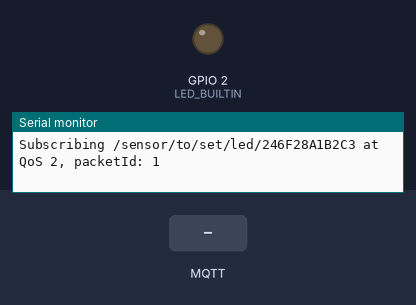
Simulated run of this program. Board: ESP32. On the bench: output pins drawn as LEDs (lit = HIGH), the last lines printed to the serial monitor. The test bench sets the inputs (shaded band). WiFi joins after 1.5 s; servers stay silent unless stated; no MQTT or app messages arrive unless stated.

Above: at 2.4 s.
2.5 s: MQTT message "1" arrives on the third subscribed topic
At 3.5 s:
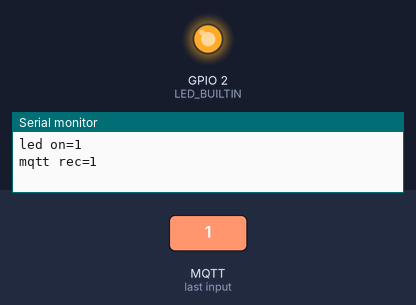
4.0 s: MQTT message "0" arrives on the first subscribed topic
5.5 s: MQTT message "0" arrives on the second subscribed topic
Timing chart, 0 to 8.5 s (numbered marks = the images above; inputs shaded):
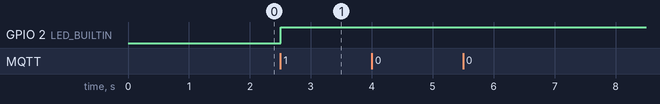

The program:

main.cpp
```cpp
#include <Arduino.h>

#include <WiFi.h>
extern "C" {
	#include "freertos/FreeRTOS.h"
	#include "freertos/timers.h"
}
#include <AsyncMqttClient.h>

AsyncMqttClient mqttClient;
TimerHandle_t mqttReconnectTimer;
TimerHandle_t wifiReconnectTimer;


#define LED_BUILTIN 2

#define WIFI_SSID ""
#define WIFI_PASSWORD ""

#define MQTT_HOST IPAddress (5, 196, 78, 28) // test.mosquitto.org
#define MQTT_PORT 1883
#define MQTT_USERNAME ""
#define MQTT_PASSWORD ""

//MQTT topics definitions
const char cc_topic_to_get_temp [] = "/sensor/to/get/temp/";    //  /sensor/to/get/temp/<client MAC adr>  server temp? --> senzor
const char cc_topic_to_get_led []  = "/sensor/to/get/led/";     //  /sensor/to/get/led/<client MAC adr>   server led? --> senzor

const char cc_topic_to_set_led [] = "/sensor/to/set/led/";      //  /sensor/to/set/led/<client MAC adr>   server led=0/1 --> senzor

const char cc_topic_from_temp [] = "/sensor/from/temp/";        //  /sensor/from/temp/<client MAC adr>    senzor temp=21.5 --> server
const char cc_topic_form_led []  = "/sensor/from/led/";         //  /sensor/from/led/<client MAC adr>     senzor led=1 --> server

char topic_to_get_temp [100];
char topic_to_get_led [100];
char topic_to_set_led [100];

char topic_from_temp  [100];
char topic_form_led [100];

uint8_t baseMac[6];
char apName[] = "ada-xxxxxxxxxxxx";
char mac_adr [13];

float cur_temp=0.0;
int cur_led=0;


void connectToWifi() {
  Serial.println("Connecting to Wi-Fi...");
  WiFi.begin(WIFI_SSID, WIFI_PASSWORD);
}

void connectToMqtt() {
  Serial.println("Connecting to MQTT...");
  mqttClient.connect();
}

void WiFiEvent(WiFiEvent_t event) {
    Serial.printf("[WiFi-event] event: %d\n", event);
    switch(event) {
      case SYSTEM_EVENT_STA_GOT_IP:
          Serial.println("WiFi connected");
          Serial.println("IP address: ");
          Serial.println(WiFi.localIP());
          connectToMqtt();
          break;
      case SYSTEM_EVENT_STA_DISCONNECTED:
          Serial.println("WiFi lost connection");
          xTimerStop(mqttReconnectTimer, 0);  // ensure we don't reconnect to MQTT while reconnecting to Wi-Fi
          xTimerStart(wifiReconnectTimer, 0);
          break;
    }
}

void onMqttConnect(bool sessionPresent) {
  Serial.println("Connected to MQTT.");

  // setting topics for received
	sprintf (topic_to_get_temp, "%s%s", cc_topic_to_get_temp, mac_adr);
  uint16_t packetIdSub_temp = mqttClient.subscribe(topic_to_get_temp, 2);
  Serial.printf ("Subscribing %s at QoS 2, packetId: %d \n", topic_to_get_temp, packetIdSub_temp);

	sprintf (topic_to_get_led, "%s%s", cc_topic_to_get_led, mac_adr);
  uint16_t packetIdSub_get_led = mqttClient.subscribe(topic_to_get_led, 2);
  Serial.printf ("Subscribing %s at QoS 2, packetId: %d \n", topic_to_get_led, packetIdSub_get_led);

	sprintf (topic_to_set_led, "%s%s", cc_topic_to_set_led, mac_adr);
  uint16_t packetIdSub_set_led = mqttClient.subscribe(topic_to_set_led, 2);
  Serial.printf ("Subscribing %s at QoS 2, packetId: %d \n", topic_to_set_led, packetIdSub_set_led);

  // setting topics to send
  sprintf (topic_from_temp, "%s%s", cc_topic_from_temp, mac_adr);
  sprintf (topic_form_led, "%s%s", cc_topic_form_led, mac_adr);
} // of onMqttConnect

void onMqttDisconnect(AsyncMqttClientDisconnectReason reason) {
  Serial.println("Disconnected from MQTT.");

  if (WiFi.isConnected()) {
    xTimerStart(mqttReconnectTimer, 0);
  }
}

void onMqttSubscribe(uint16_t packetId, uint8_t qos) {
  Serial.println("Subscribe acknowledged.");
  Serial.print("  packetId: ");
  Serial.println(packetId);
  Serial.print("  qos: ");
  Serial.println(qos);
}

void onMqttUnsubscribe(uint16_t packetId) {
  Serial.println("Unsubscribe acknowledged.");
  Serial.print("  packetId: ");
  Serial.println(packetId);
}

void onMqttMessage(char* topic, char* payload, AsyncMqttClientMessageProperties properties, size_t len, size_t index, size_t total) {
  char msg [10];
  char resp [10];

  if (strcmp (topic, topic_to_get_temp) == 0) {   // server temp? ---> sensor
    Serial.printf ("mqtt rec=%s\n", topic);

    cur_temp = 19.5;
    sprintf (resp, "%6.2f", cur_temp);

    uint16_t packetIdPub = mqttClient.publish (topic_from_temp, 2, true, resp);   // sensor temp=19.5 ---> server

    Serial.printf ("get temp=%s\n", resp);

    return;
  } // of if (strcmp (topic, topic_to_get_temp)

  if (strcmp (topic, topic_to_get_led) == 0) {  // server led? ---> sensor
    Serial.printf ("mqtt rec=%s\n", topic);

    cur_led = 1;
    sprintf (resp, "%d", cur_led);

    uint16_t packetIdPub = mqttClient.publish (topic_form_led, 2, true, resp);   // sensor led=0/1 ---> server

    Serial.printf ("get led state=%s\n", resp);

    return;
  } // of if (strcmp (topic, topic_to_get_led)

  if (strcmp (topic, topic_to_set_led) == 0) {  // server led=0/1 ---> sensor
    for (int i = 0; i < len; i++)
      msg [i] = (char)payload[i];

    msg [len-2] = '\0';

    if (msg[0] == '0') {
      cur_led = 0;
      digitalWrite (LED_BUILTIN, LOW);
      Serial.printf ("led off=%s\n", msg);
    }
    else {
      if (msg[0] == '1') {
        cur_led = 1;
        digitalWrite (LED_BUILTIN, HIGH);
        Serial.printf ("led on=%s\n", msg);
      }
    }

    Serial.printf ("mqtt rec=%s\n", msg);

    return;
  } // of if (strcmp (topic, topic_to_set_led)
}

void onMqttPublish(uint16_t packetId) {
  Serial.println("Publish acknowledged.");
  Serial.print("  packetId: ");
  Serial.println(packetId);
}


void setup() {

  Serial.begin(115200);

  pinMode (LED_BUILTIN, OUTPUT);
  digitalWrite (LED_BUILTIN, LOW);

  // create name
	esp_read_mac(baseMac, ESP_MAC_WIFI_STA); // Get MAC address for WiFi station

	sprintf (apName,  "ada-%02X%02X%02X%02X%02X%02X", baseMac[0], baseMac[1], baseMac[2], baseMac[3], baseMac[4], baseMac[5]);
  sprintf (mac_adr, "%02X%02X%02X%02X%02X%02X",  baseMac[0], baseMac[1], baseMac[2], baseMac[3], baseMac[4], baseMac[5]);

  WiFi.setHostname(apName);
  // end of create name

  Serial.printf ("Device name: %s \n", apName);

  mqttReconnectTimer = xTimerCreate("mqttTimer", pdMS_TO_TICKS(2000), pdFALSE, (void*)0, reinterpret_cast<TimerCallbackFunction_t>(connectToMqtt));
  wifiReconnectTimer = xTimerCreate("wifiTimer", pdMS_TO_TICKS(2000), pdFALSE, (void*)0, reinterpret_cast<TimerCallbackFunction_t>(connectToWifi));

  WiFi.onEvent(WiFiEvent);

  mqttClient.onConnect(onMqttConnect);
  mqttClient.onDisconnect(onMqttDisconnect);
  mqttClient.onSubscribe(onMqttSubscribe);
  mqttClient.onUnsubscribe(onMqttUnsubscribe);
  mqttClient.onMessage(onMqttMessage);
  mqttClient.onPublish(onMqttPublish);
  mqttClient.setServer(MQTT_HOST, MQTT_PORT);
  mqttClient.setCredentials(MQTT_USERNAME, MQTT_PASSWORD);

  connectToWifi();
}

void loop() {
  // put your main code here, to run repeatedly:
}
```

Measured:
- after the input at 2.5 s, GPIO 2 (LED_BUILTIN): LOW → HIGH at once
